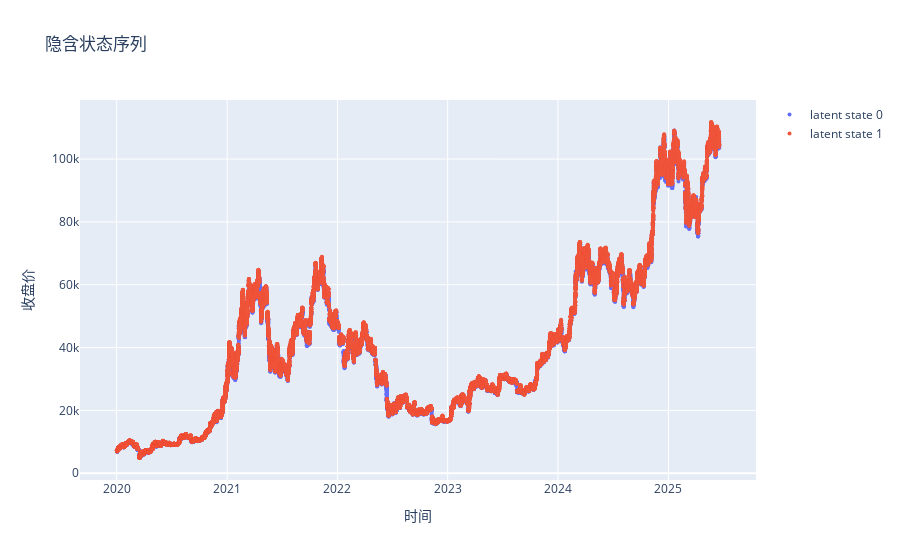

Notebook code cell kept with this figure:
### Code cell
from hmmlearn.hmm import GMMHMM  # noqa
import plotly.graph_objects as go
import plotly.express as px
import pandas as pd  # noqa

from jesse.helpers import timestamp_to_time  # noqa

mix = 3  ### GMM mix参数

close_arr = merged_bar[:, 2]
high_arr = merged_bar[:, 3][L:]
low_arr = merged_bar[:, 4][L:]

log_return = np.log(close_arr[1:] / close_arr[:-1])[L - 1 :]
log_return_L = np.log(close_arr[L:] / close_arr[:-L])
HL_diff = np.log(high_arr / low_arr)

X = np.column_stack([HL_diff, log_return_L, log_return])

datelist = np.asarray(
    [pd.Timestamp(timestamp_to_time(i)) for i in merged_bar[:, 0][L:]]
)
closeidx = merged_bar[:, 2][L:]

assert len(datelist) == len(closeidx)
assert len(datelist) == len(X)

gmm = GMMHMM(
    n_components=2,
    n_mix=mix,
    covariance_type="diag",
    n_iter=1000,
    # weights_prior=2,
    means_weight=0.5,
    random_state=study.best_params["random_state"],
)
gmm.fit(X)
latent_states_sequence = gmm.predict(X)

print(np.unique(latent_states_sequence, return_counts=True))

fig = go.Figure()
colors = px.colors.qualitative.Plotly

for i in range(gmm.n_components):
    state = latent_states_sequence == i
    fig.add_trace(
        go.Scatter(
            x=datelist[state],
            y=closeidx[state],
            mode="markers",
            name=f"latent state {i}",
            marker=dict(color=colors[i % len(colors)], size=4),
        )
    )

fig.update_layout(
    title="隐含状态序列",
    xaxis_title="时间",
    yaxis_title="收盘价",
    # width=1400,
    # height=600,
    showlegend=True,
)

fig.show()

### Figure 1 — Plotly figure (JSON) as saved in the notebook; plotly's stock layout.template omitted (floating-point values rounded to 4 significant figures; data arrays with more than 128 entries replaced by an {"elided": "..."} marker saying what was removed)
{"data": [{"marker": {"color": "#636EFA", "size": 4}, "mode": "markers", "name": "latent state 0", "type": "scatter", "x": {"elided": "30822 str values"}, "y": {"elided": "30822 float values"}}, {"marker": {"color": "#EF553B", "size": 4}, "mode": "markers", "name": "latent state 1", "type": "scatter", "x": {"elided": "39604 str values"}, "y": {"elided": "39604 float values"}}], "layout": {"showlegend": true, "title": {"text": "隐含状态序列"}, "xaxis": {"title": {"text": "时间"}}, "yaxis": {"title": {"text": "收盘价"}}}}
